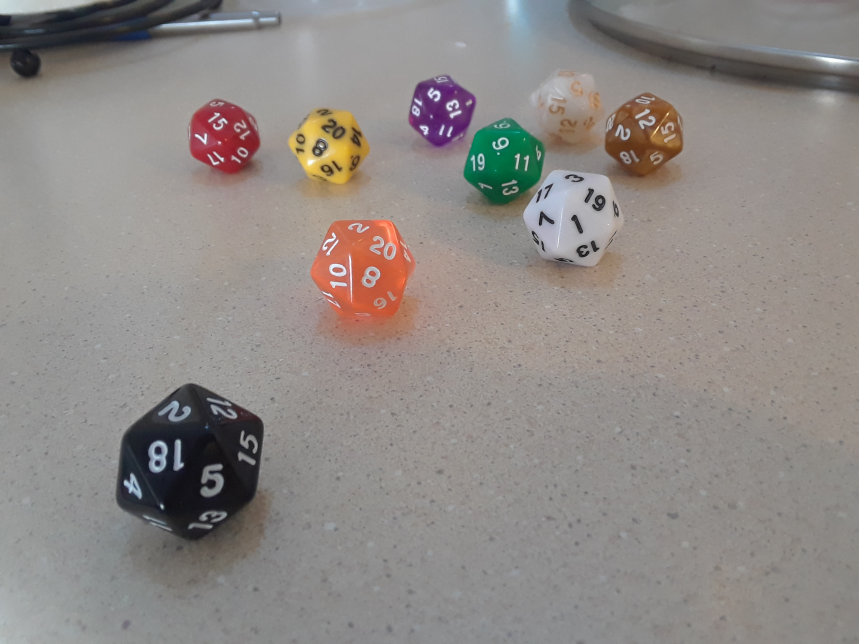
#> input picture alldicephoto.jpg, 2576 x 1932 px (shown at 1/3 size)
$ python -i preprocessing.py   (imports and definitions only)
#> lines starting #> are read from the running program, lines starting #| are printed output that depends on the picture; after the words box and inside, x2 and y2 are one past the last pixel; in counts of white or black regions, pixels touching at a corner belong together
#> in process_all_selected_image, img is the input picture: shape (1932, 2576, 3); mean B, G, R 134.3, 137.4, 142.8
import cv2 as cv
import numpy as np
import math
import os

def hough(img,step):
    gray = cv.cvtColor(img,cv.COLOR_BGR2GRAY)
    edges = cv.Canny(gray,50,150,apertureSize = 3)
    for thresh in range(step,1000,step):
            lines = cv.HoughLines(edges,2,np.pi/90,thresh)
            if lines is None:
                return np.array([])
            if len(lines)<=4:
                return lines

def getLines(img):
    lines = hough(img,10)
    trigs = np.array([[[np.sin(lines[k][0][1]),np.cos(lines[k][0][1]),np.tan(lines[k][0][1])]] for k in range(lines.shape[0])])
    linestrigs = np.concatenate((lines,trigs),-1)
    linesflat = linestrigs.flatten()
    return np.pad(linesflat.flatten(),(0,20-linesflat.shape[0]),'constant', constant_values=(-1,))

# [18 lines left out: functions drawContour, numChildren, getContourCenter, not called in this run]

def getContourCirc(contour):
    P = cv.arcLength(contour,True);
    if P==0:
        return 0
    A = cv.contourArea(contour);
    return 4*math.pi*A/(P*P)

def getBoundingBox(contour):
    top = max(int(min(contour[:,0,1])-(max(contour[:,0,1])-min(contour[:,0,1]))*0.2),0)
    return (int(min(contour[:,0,0])),max(contour[:,0,0]),top,max(contour[:,0,1]))

def getBlobs(img,params,show):
#> called with show = False
    imgsmall = img
    while imgsmall.shape[0]*imgsmall.shape[1]>1000000:
        imgsmall = cv.resize(imgsmall,(0,0),fx=.5,fy=.5)
    imgHSV = cv.cvtColor(imgsmall,cv.COLOR_BGR2HSV)
#> imgHSV: shape (483, 644, 3); mean H, S, V 36.7, 22.7, 145.1
    imgHue = imgHSV[:,:,0]
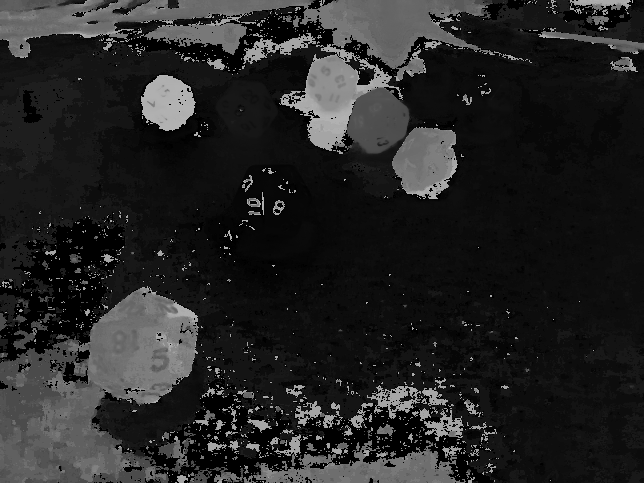
#> imgHue: shape (483, 644); min 0, max 179, mean 36.7
    imgSat = imgHSV[:,:,1]
    imgLit = (imgHSV[:,:,2]*(1-imgSat/511)).astype(np.uint8)
    blobImgs = []
    hues = []
    imgCon = np.copy(imgsmall)
    strel = cv.getStructuringElement(cv.MORPH_ELLIPSE, (9, 9)) #Can adjust morph size
    for minHue in [-2]+[k for k in range(0,180,params['step'])]:
            if minHue==-2:
                imgLitM = cv.morphologyEx(255-imgLit, cv.MORPH_CLOSE, strel)
                ret1,_ = cv.threshold(imgLitM,0,255,cv.THRESH_BINARY+cv.THRESH_OTSU)
                _,imgBWM = cv.threshold(imgLitM,ret1*params['black'],255,cv.THRESH_BINARY)
            elif minHue==-1:
                imgLitM = cv.morphologyEx(imgLit, cv.MORPH_CLOSE, strel)
                ret1,_ = cv.threshold(imgLitM,0,255,cv.THRESH_BINARY+cv.THRESH_OTSU)
                _,imgBWM = cv.threshold(imgLitM,ret1*params['white'],255,cv.THRESH_BINARY)
            else:
                imgColor = imgSat*np.logical_and(imgHue>=minHue,imgHue<minHue+params['step'])
                imgM = cv.morphologyEx(imgColor, cv.MORPH_CLOSE, strel)
                ret1,_ = cv.threshold(imgM,0,255,cv.THRESH_BINARY+cv.THRESH_OTSU)
                _,imgBWM = cv.threshold(imgM,ret1*params['a']+params['b'],255,cv.THRESH_BINARY)
            imgBWM = cv.morphologyEx(imgBWM, cv.MORPH_OPEN, cv.getStructuringElement(cv.MORPH_ELLIPSE, (2, 2)))
            #contours0, hierarchy0 = cv.findContours(imgBW, cv.RETR_TREE, cv.CHAIN_APPROX_NONE)
            contours, hierarchy = cv.findContours(imgBWM, cv.RETR_TREE, cv.CHAIN_APPROX_NONE)
            for k in range(len(contours)):
                if 600<cv.contourArea(contours[k])<imgBWM.shape[0]*imgBWM.shape[1]/2 and hierarchy[0][k][3]<0 and params['circ_low'] < getContourCirc(contours[k]) < params['circ_high']: #Can adjust threshold
                    #print(hierarchy[0][k])
                    cv.drawContours(imgCon, contours, k, (255,0,0), 2)
                    bbox = getBoundingBox(contours[k])
                    f = min(60/(bbox[3]-bbox[2]),50/(bbox[1]-bbox[0]))
                    blobImg = resizeBlob(imgsmall[bbox[2]:bbox[3],bbox[0]:bbox[1]])
                    blobHSV = cv.cvtColor(blobImg,cv.COLOR_BGR2HSV)
                    if minHue<0:
                        hues.append(minHue)
                    else:
                        hues.append(np.mean(blobHSV[:,:,0]))
                    blobImgs.append({'Image':blobImg,'Center':(bbox[3],int((bbox[0]+bbox[1])/2),f)})
#> this loop made 7 passes
#> ret1 on passes 1 to 2: 152, 76
#> ret1 on passes 4, 6, 7: 111, 44, 83
#> pass 1, in getBlobs, `imgLitM = cv.morphologyEx(255-imgLit, cv.MORPH_CLOSE, strel)`:
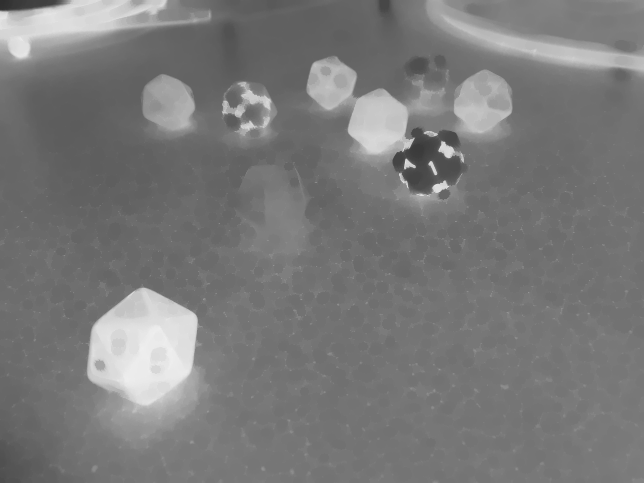
#> imgLitM: shape (483, 644); min 47, max 240, mean 121.4
#> pass 1, in getBlobs, `imgBWM = cv.morphologyEx(imgBWM, cv.MORPH_OPEN, cv.getStructuringEleme..`:
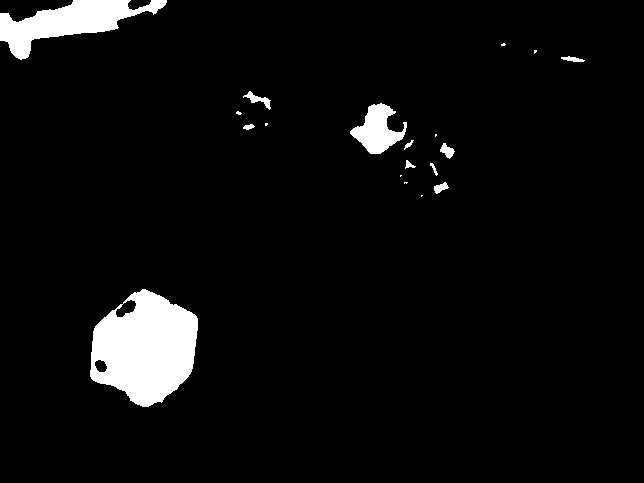
#> imgBWM: shape (483, 644); 4.9% white; 19 white regions (8 under 20 px), largest, box (x1, y1, x2, y2) and area: (90, 289, 198, 407) 8823, (0, 0, 167, 60) 4183, (350, 103, 407, 154) 1522
#> pass 1, in resizeBlob, `blobRs = cv.resize(blob,(0,0),fx=f,fy=f)`:
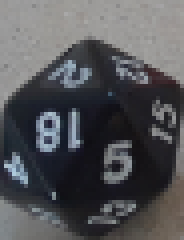
#> blobRs: shape (60, 46, 3) (shown 4 times larger); mean of channels 0, 1, 2 87.4, 84.2, 83.7; drawn as B, G, R
#> after the loop:
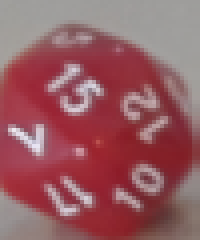
#> blobImg: shape (60, 50, 3) (shown 4 times larger); mean B, G, R 98.4, 92.2, 150.7
#> after the loop: imgBWM: shape (483, 644); 0.66% white; 2 white regions, box (x1, y1, x2, y2) and area: (144, 79, 196, 131) 2008, (308, 88, 315, 98) 36
#> after the loop:
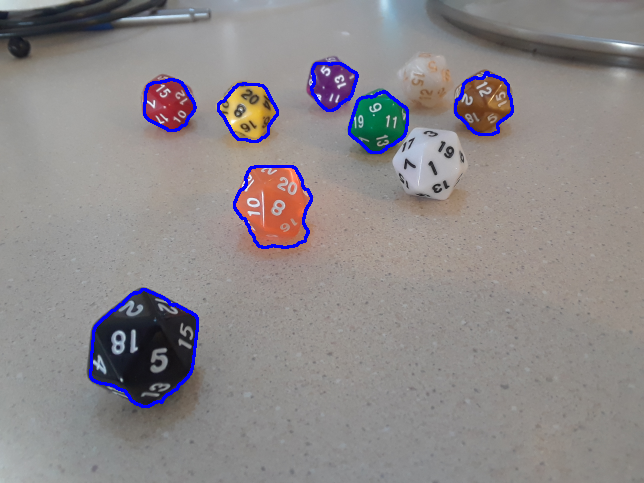
#> imgCon: shape (483, 644, 3); mean B, G, R 137.3, 136, 141.1
#> after the loop, blobImgs = 7 items; hues = [-2, 14.35, 18.19, 14.01, 78.82, 131.9, 123.3]
    if show:
        cv.imshow('Image',imgCon)
    try:
        blobs = np.array(blobImgs)
    except ValueError:
        return []
    blobs = blobs[np.argsort(hues)]
    return blobs

def resizeBlob(blob):
    f = min(60/blob.shape[0],50/blob.shape[1])
    blobRs = cv.resize(blob,(0,0),fx=f,fy=f)
    pads = ((60-blobRs.shape[0])/2,(50-blobRs.shape[1])/2)
    pad0 = (math.floor(pads[0]),math.ceil(pads[0]))
    pad1 = (math.floor(pads[1]),math.ceil(pads[1]))
    blobSq = np.pad(blobRs,(pad0,pad1,(0,0)),'edge')
    return blobSq

# [25 lines left out: functions montage, testLinearOtsu, not called in this run]

params = {
    'step': 30,
    'a': 0.50,
    'b': 76,
    'black': 1.29,
    'white': 1.60,
    'circ_low': 0.69,
    'circ_high': 0.90
}

# [11 lines left out: function testImages, not called in this run]


def get_processed_dict_filename(N):
    return './processed_info/images_' + str(N) + '.npy'

# [51 lines left out: function process_all_images, not called in this run]

def process_all_selected_image(selected_file):
    print('processing', selected_file,'has started')

    allblobs, alllines = np.array([]), np.array([])

    img = cv.imread(selected_file)
    blobs = getBlobs(img,params,False)
    lines = getLines(img)
#> in hough, `edges = cv.Canny(gray,50,150,apertureSize = 3)`:
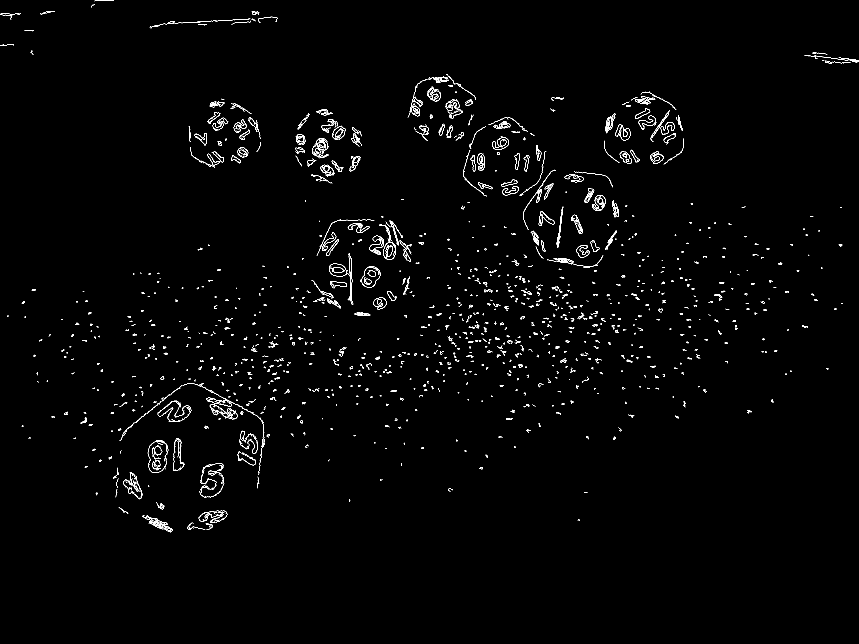
#> edges: shape (1932, 2576) (shown at 1/3 size); 0.95% white in thin lines or dots, all inside (x1, y1, x2, y2) = (0, 0, 2576, 1598)
#> the loop in hough, `for thresh in range(step,1000,step):` made 22 passes
#> lines on pass 22: [[1356, 0.803], [1272, 1.01]]
#> in getLines, `lines = hough(img,10)`: lines = [[1356, 0.803], [1272, 1.01]]
#> in getLines, `trigs = np.array([[[np.sin(lines[k][0][1]),np.cos(lines[k][0][1]),np.t..`: trigs = [[0.719, 0.695, 1.04], [0.848, 0.53, 1.6]]
#> in getLines, `linestrigs = np.concatenate((lines,trigs),-1)`: linestrigs = [[1356, 0.803, 0.719, 0.695, 1.04], [1272, 1.01, 0.848, 0.53, 1.6]]
#> in getLines, `linesflat = linestrigs.flatten()`: linesflat = [1356, 0.803, 0.719, 0.695, 1.04, 1272, 1.01, 0.848, 0.53, 1.6]
#> lines = 20 values, max 1356 at index 0, min -1 at index 10, mean 131.3

    print('processing selected image has completed')

    all_info = {
        'allblobs': blobs,
        'alllines': lines
    }

    return all_info

>>> result = process_all_selected_image('alldicephoto.jpg')
#> result = 2 items
